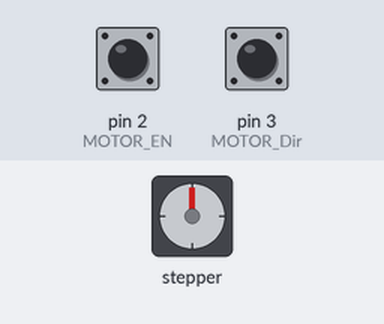
A sketch run on a simulated Arduino Uno, built with avr-gcc and run on an emulated ATmega328P. On the bench: stepper motor. Wiring (inferred from the names in the program): stepper motor driver (200 steps per turn assumed): step pin 5; direction pin 6; enable pin 7. Inputs (shaded band) come from the test bench; at power-on: pin 2 (MOTOR_EN) HIGH, pin 3 (MOTOR_Dir) HIGH.

Above: at 1.2 s.
1.3 s: pin 2 (MOTOR_EN) pulled LOW for 1 s
At 3.5 s:
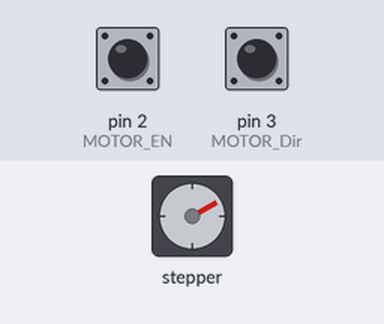
3.8 s: pin 2 (MOTOR_EN) pulled LOW for 3.2 s
At 8.1 s:
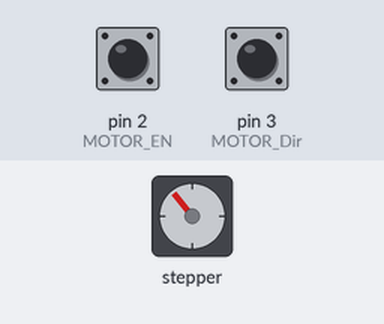
8.5 s: pin 2 (MOTOR_EN) pulled LOW for 0.15 s
At 9.1 s:
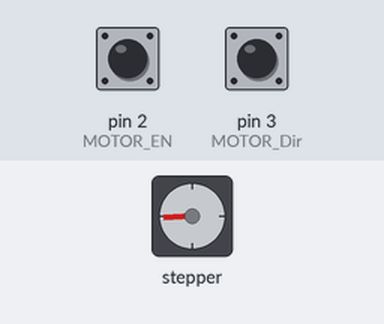
10.1 s: pin 2 (MOTOR_EN) pulled LOW for 0.15 s
At 11.4 s:
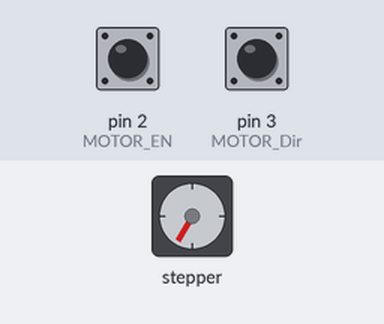
11.7 s: pin 2 (MOTOR_EN) pulled LOW for 1 s
At 12.45 s:
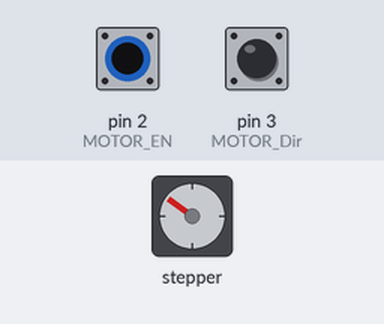
14.2 s: pin 2 (MOTOR_EN) pulled LOW for 3.2 s
At 18.7 s:
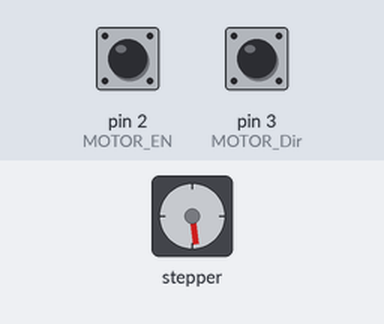
Timing chart, 0 to 19.9 s (numbered marks = the images above; inputs shaded):
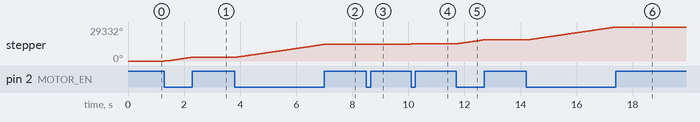

The sketch:

Computer_EN_29_19-05-2566_ControlMotor.ino
```cpp
#define PUL 5
#define DIR 6
#define EN 7

int PWM = 400; //สัญญาณพลัสที่ตั้งจากกล่องควบคุม
int MAX_SPEED = 1000;
int TOP_SPEED = 140;

int MOTOR_EN =  2;
int MOTOR_Dir = 3;

int DATA1 = 0;
int DATA2 = 0;

void setup() {
  Serial.begin(9600);
  pinMode(MOTOR_EN, INPUT_PULLUP);
  pinMode(MOTOR_Dir, INPUT_PULLUP);

  pinMode(PUL , OUTPUT); //<<<<<<<<<<<<<<<<<<<<<<<<<<<<<<<<<<<<<<<<<<<<<<<< ควบคุมมอเตอร์
  pinMode(DIR, OUTPUT);
  pinMode(EN, OUTPUT);
}

void loop() {
  DATA1 = digitalRead(MOTOR_EN);
  DATA2 = digitalRead(MOTOR_Dir);

  if (DATA2 == HIGH) {
    //Serial.println("มอเตอร์เข้า");
    digitalWrite(DIR, HIGH); //----------------------------------------- สั่งให้มอเตอร์เข้า
  }
  if (DATA2 == LOW) {
    //Serial.println("มอเตอร์อออก");
    digitalWrite(DIR, LOW); //----------------------------------------- สั่งให้มอเตอร์ออก
  }

  if (DATA1 == HIGH) {
    MAX_SPEED = 500;
    // Serial.println("มอเตอร์หยุดทำงาน");
    digitalWrite(EN, HIGH); // สั่งให้มอเตอร์หยุดทำงาน
  }

  if (DATA1 == LOW) {
    //Serial.println("มอเตอร์ทำงาน");
    MAX_SPEED--;
    delayMicroseconds(200);
    MAX_SPEED--;
    if (MAX_SPEED <= TOP_SPEED ) {
      MAX_SPEED = TOP_SPEED;
    }
    digitalWrite(EN, LOW); // สั่งให้มอเตอร์ทำงาน
    digitalWrite(PUL, HIGH);
    delayMicroseconds(MAX_SPEED); //SpeedMotor
    digitalWrite(PUL, LOW);
    delayMicroseconds(MAX_SPEED);
  }
}
```

Measured:
- after the input at 1.3 s, stepper: turns 3301° clockwise in 1.0 s, starting at once
- after the input at 3.8 s, stepper: turns 11061° clockwise in 3.2 s, starting at once
- after the input at 8.5 s, stepper: turns 304° clockwise in 0.15 s, starting at once
- after the input at 10.1 s, stepper: turns 304° clockwise in 0.15 s, starting at once
- after the input at 11.7 s, stepper: turns 3301° clockwise in 1.0 s, starting at once
- after the input at 14.2 s, stepper: turns 11061° clockwise in 3.2 s, starting at once
